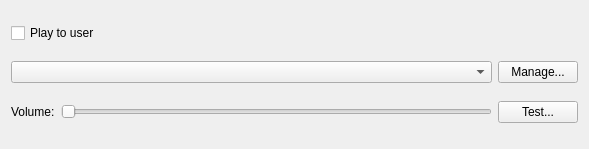
<?xml version="1.0" encoding="UTF-8"?>
<ui version="4.0">
 <class>PlaySoundBusinessActionWidget</class>
 <widget class="QWidget" name="PlaySoundBusinessActionWidget">
  <property name="geometry">
   <rect>
    <x>0</x>
    <y>0</y>
    <width>589</width>
    <height>149</height>
   </rect>
  </property>
  <property name="windowTitle">
   <string/>
  </property>
  <layout class="QVBoxLayout" name="verticalLayout">
   <item>
    <layout class="QHBoxLayout" name="horizontalLayout_2">
     <item>
      <widget class="QCheckBox" name="playToClient">
       <property name="text">
        <string>Play to user</string>
       </property>
      </widget>
     </item>
    </layout>
   </item>
   <item>
    <layout class="QHBoxLayout" name="selectLayout" stretch="1,0">
     <item>
      <widget class="QComboBox" name="pathComboBox"/>
     </item>
     <item>
      <widget class="QPushButton" name="manageButton">
       <property name="text">
        <string>Manage...</string>
       </property>
      </widget>
     </item>
    </layout>
   </item>
   <item>
    <layout class="QHBoxLayout" name="testLayout">
     <item>
      <widget class="QLabel" name="volumeLabel">
       <property name="text">
        <string>Volume:</string>
       </property>
      </widget>
     </item>
     <item>
      <widget class="QSlider" name="volumeSlider">
       <property name="maximum">
        <number>100</number>
       </property>
       <property name="orientation">
        <enum>Qt::Horizontal</enum>
       </property>
      </widget>
     </item>
     <item>
      <widget class="QPushButton" name="testButton">
       <property name="text">
        <string>Test...</string>
       </property>
       <property name="iconSize">
        <size>
         <width>16</width>
         <height>16</height>
        </size>
       </property>
      </widget>
     </item>
    </layout>
   </item>
  </layout>
 </widget>
 <tabstops>
  <tabstop>pathComboBox</tabstop>
  <tabstop>manageButton</tabstop>
  <tabstop>volumeSlider</tabstop>
  <tabstop>testButton</tabstop>
 </tabstops>
 <resources/>
 <connections/>
</ui>
